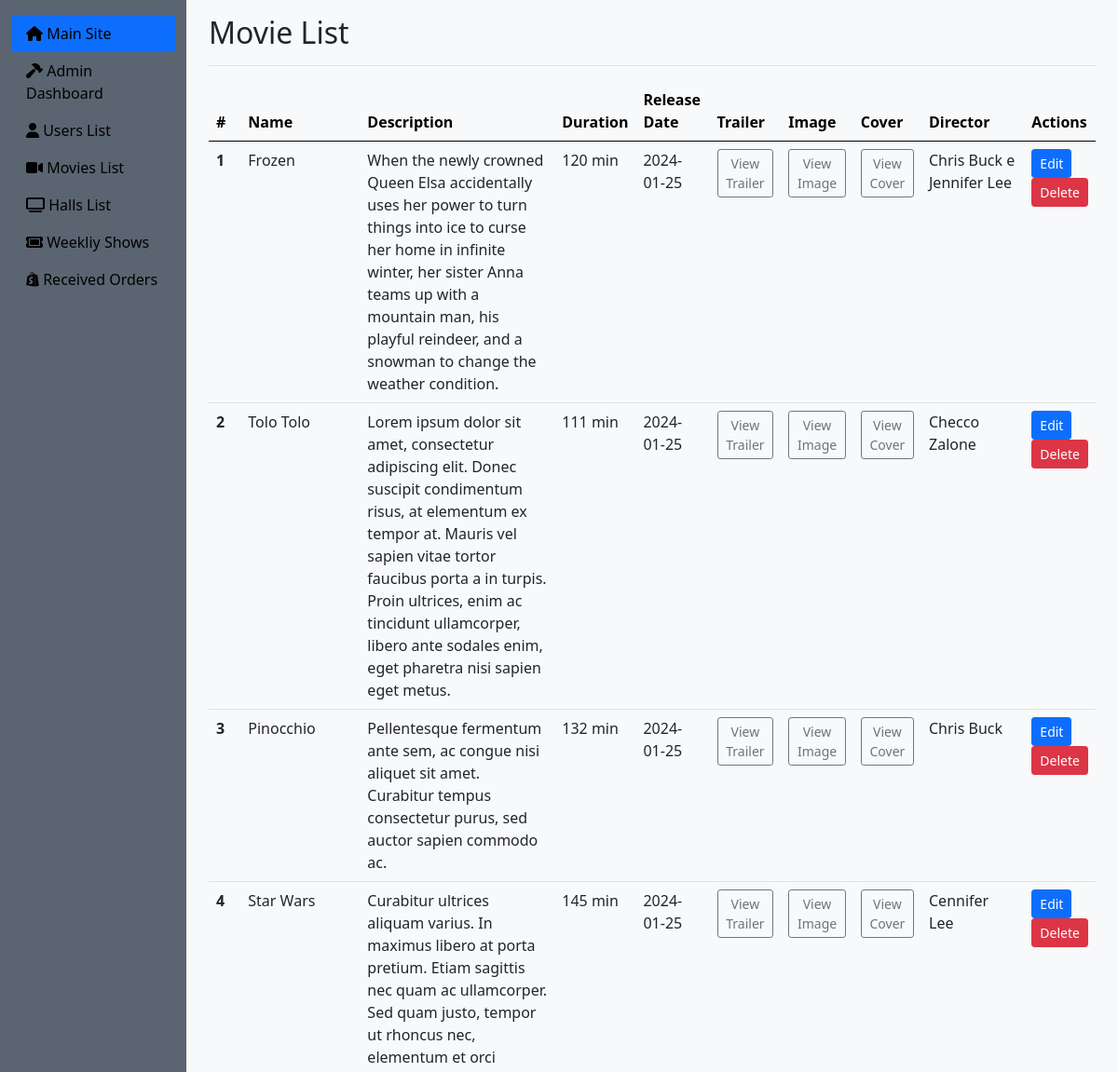
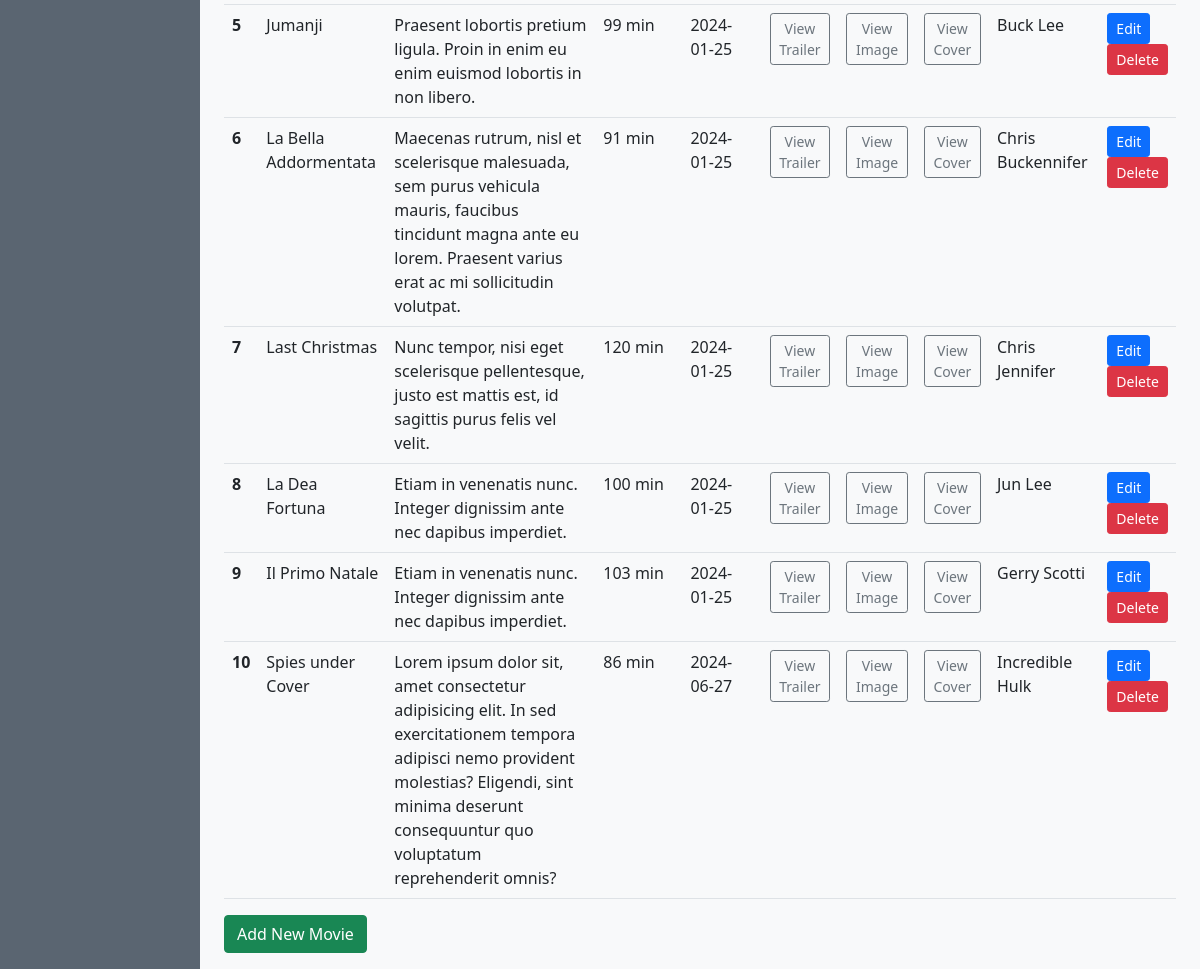
/index.php?page=admin&subPage=movieList (signed in), run on the app's committed database (2 pictures, top to bottom).
### tables this page shows
CREATE TABLE `movies` (
  `id` int(11) NOT NULL,
  `name` varchar(255) NOT NULL,
  `description` text DEFAULT NULL,
  `duration` int(11) NOT NULL,
  `release_date` date DEFAULT NULL,
  `trailer` varchar(255) DEFAULT NULL,
  `image_path` varchar(255) DEFAULT NULL,
  `cover_path` varchar(255) DEFAULT NULL,
  `director` varchar(255) DEFAULT NULL
);

### app/Core/DB.php (called while the page is built, shortened)
<?php
 $dotenv = Dotenv\Dotenv::createImmutable(__DIR__ . '/../../');
class DB {
    protected function connect (){
        try {
            $localHost = $_ENV['DB_HOST'];
            $dbname = $_ENV['DB_NAME'];
            $user = $_ENV['DB_USER'];
            $pass = $_ENV['DB_PASS'];
            $conn = new PDO("mysql:host=".$localHost.";dbname=".$dbname.";",$user, $pass);
            return $conn;
        } catch (PDOException $e) {
            echo $e->getMessage() . "<br>";
            die();
        }
    }
}
?>

### app/Controllers/MovieController.php (called while the page is built, shortened)
<?php
class MovieController {
    private $movieDAO;
    public function __construct() {
        $this->movieDAO = new movieDAO();
    }
    public function getAllMovies(){
        return $this->movieDAO->getAllMovies();
    }
}

### app/DAO/MovieDAO.php (called while the page is built, shortened)
<?php
class MovieDAO extends DB {
    public function getAllMovies() {
        $stmt = $this->connect()->prepare("SELECT * FROM movies");
        $stmt->execute();
        return $stmt->fetchAll(PDO::FETCH_OBJ);
    }
}

### resources/Views/admin/movieList.php (the view, shortened to what this page needs)
<?php
    $movieList = $movieController->getAllMovies();
?>
            <main class="col-md-9 ms-sm-auto col-lg-10 px-md-4">
                <div class="d-flex justify-content-between flex-wrap flex-md-nowrap align-items-center pt-3 pb-2 mb-3 border-bottom">
                    <h1 class="h2">Movie List</h1>
                </div>
                <div class="table-responsive">
                    <table class="table table-hover">
                        <thead class="table-light">
                            <tr>
                                <th scope="col">#</th>
                                <th scope="col">Name</th>
                                <th scope="col">Description</th>
                                <th scope="col">Duration</th>
                                <th scope="col">Release Date</th>
                                <th scope="col">Trailer</th>
                                <th scope="col">Image</th>
                                <th scope="col">Cover</th>
                                <th scope="col">Director</th>
                                <th scope="col">Actions</th>
                            </tr>
                        </thead>
                        <tbody>
                            <?php foreach($movieList as $movie) : ?>
                                <tr>
                                    <th scope="row"><?php echo $index; ?></th>
                                    <td><?php echo $movie->name; ?></td>
                                    <td><?php echo $movie->description; ?></td>
                                    <td><?php echo $movie->duration; ?> min</td>
                                    <td><?php echo $movie->release_date; ?></td>
                                    <td><a href="<?php echo ROOT; ?>/index.php?page=admin&subPage=trailer&movieId=<?php echo $movie->id; ?>" class="btn btn-sm btn-outline-secondary">View Trailer</a></td>
                                    <td><a href="<?php echo ROOT; ?>/index.php?page=admin&subPage=movieImage&movieId=<?php echo $movie->id; ?>" class="btn btn-sm btn-outline-secondary">View Image</a></td>
                                    <td><a href="<?php echo ROOT; ?>/index.php?page=admin&subPage=movieCover&movieId=<?php echo $movie->id; ?>" class="btn btn-sm btn-outline-secondary">View Cover</a></td>
                                    <td><?php echo $movie->director; ?></td>
                                    <td>
                                        <a href="<?php echo ROOT; ?>/index.php?page=admin&subPage=editMovie&movieId=<?php echo $movie->id; ?>" class="btn btn-primary btn-sm">Edit</a>
                                        <form method="post" action="<?php echo ROOT; ?>/index.php?page=admin&subPage=movieList" onsubmit="return confirm('Are you sure you want to delete this movie?');">
                                            <button type="submit" name="deleteMovie" class="btn btn-danger btn-sm">Delete</button>
                                        </form>
                                    </td>
                                </tr>
                            <?php
                                $index ++;
                                endforeach;
                            ?>
                        </tbody>
                    </table>
                </div>
                <div class="mb-3">
                    <a href="<?php echo ROOT; ?>/index.php?page=admin&subPage=addMovie" class="btn btn-success">Add New Movie</a>
                </div>
            </main>

### assets/public/css/index-admin.css (style rules this page uses)
body { background-color: #5a6571; }

### data on the page
movies: name "Frozen", description "When the newly crowned Queen Elsa accidentally uses her power to turn things into ice to curse her home in infinite winter, her sister Anna teams up with a mountain man, his playful reindeer, and a snowman to change the weather condition.", duration "120", release_date "2024-01-25", director "Chris Buck e Jennifer Lee"
movies: name "Tolo Tolo", description "Lorem ipsum dolor sit amet, consectetur adipiscing elit. Donec suscipit condimentum risus, at elementum ex tempor at. Mauris vel sapien vitae tortor faucibus porta a in turpis. Proin ultrices, enim ac tincidunt ullamcorper, libero ante sodales enim, eget pharetra nisi sapien eget metus.", duration "111", release_date "2024-01-25", director "Checco Zalone"
movies: name "Pinocchio", description "Pellentesque fermentum ante sem, ac congue nisi aliquet sit amet. Curabitur tempus consectetur purus, sed auctor sapien commodo ac.", duration "132", release_date "2024-01-25", director "Chris Buck"
movies: name "Star Wars", description "Curabitur ultrices aliquam varius. In maximus libero at porta pretium. Etiam sagittis nec quam ac ullamcorper. Sed quam justo, tempor ut rhoncus nec, elementum et orci", duration "145", release_date "2024-01-25", director "Cennifer Lee"
movies: name "Jumanji", description "Praesent lobortis pretium ligula. Proin in enim eu enim euismod lobortis in non libero.", duration "99", release_date "2024-01-25", director "Buck Lee"
movies: name "La Bella Addormentata", description "Maecenas rutrum, nisl et scelerisque malesuada, sem purus vehicula mauris, faucibus tincidunt magna ante eu lorem. Praesent varius erat ac mi sollicitudin volutpat.", duration "91", release_date "2024-01-25", director "Chris Buckennifer"
movies: name "Last Christmas", description "Nunc tempor, nisi eget scelerisque pellentesque, justo est mattis est, id sagittis purus felis vel velit.", duration "120", release_date "2024-01-25", director "Chris Jennifer"
movies: name "La Dea Fortuna", description "Etiam in venenatis nunc. Integer dignissim ante nec dapibus imperdiet.", duration "100", release_date "2024-01-25", director "Jun Lee"
movies: name "Il Primo Natale", description "Etiam in venenatis nunc. Integer dignissim ante nec dapibus imperdiet.", duration "103", release_date "2024-01-25", director "Gerry Scotti"
movies: name "Spies under Cover", description "Lorem ipsum dolor sit, amet consectetur adipisicing elit. In sed exercitationem tempora adipisci nemo provident molestias? Eligendi, sint minima deserunt consequuntur quo voluptatum reprehenderit omnis?", duration "86", release_date "2024-06-27", director "Incredible Hulk"
